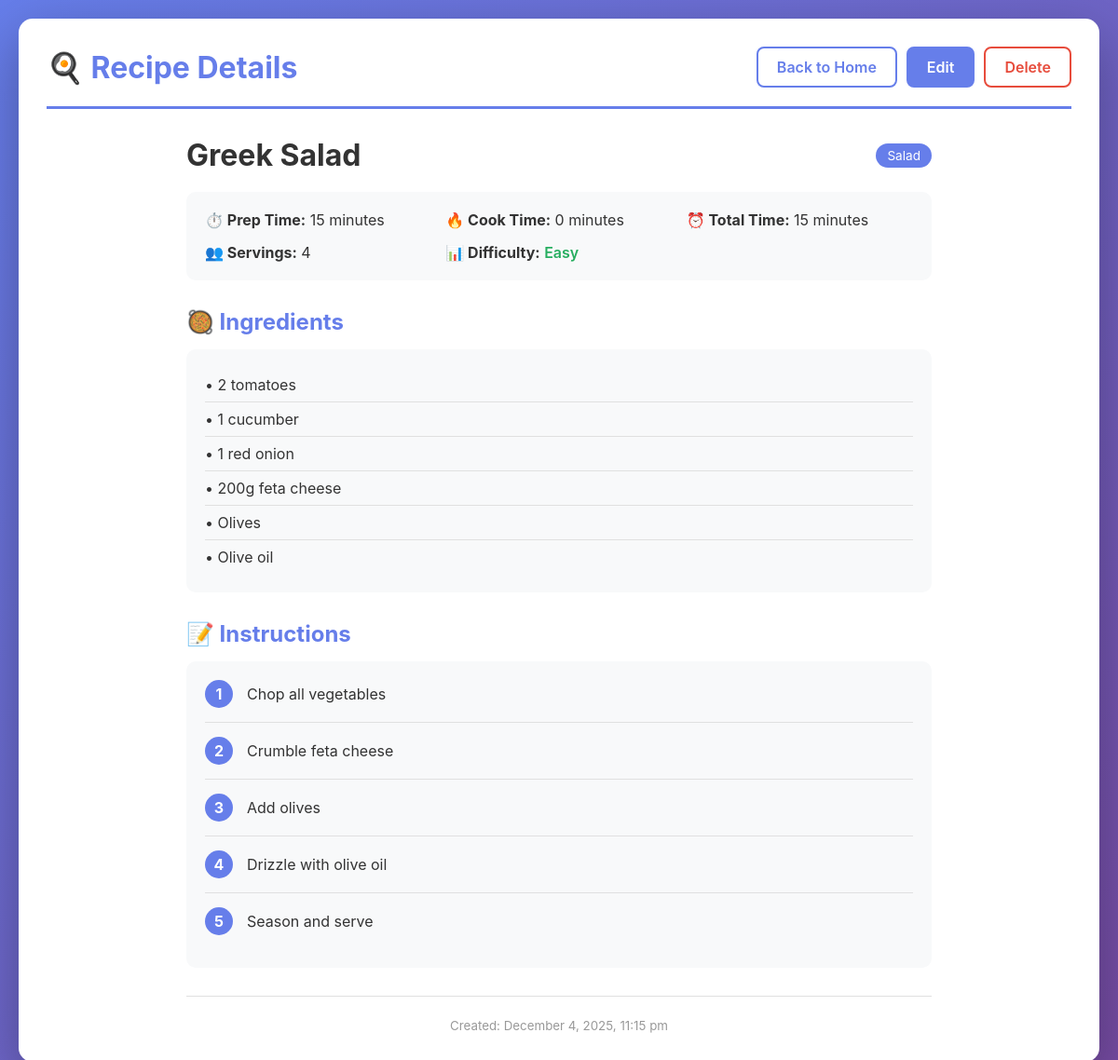
Page /view.php?id=4 on the committed database.
### tables this page shows
CREATE TABLE IF NOT EXISTS recipes (
    id INT AUTO_INCREMENT PRIMARY KEY,
    name VARCHAR(255) NOT NULL,
    category VARCHAR(100) NOT NULL,
    prep_time INT NOT NULL COMMENT 'in minutes',
    cook_time INT NOT NULL COMMENT 'in minutes',
    servings INT NOT NULL,
    difficulty ENUM('Easy', 'Medium', 'Hard') DEFAULT 'Medium',
    ingredients TEXT NOT NULL,
    instructions TEXT NOT NULL,
    image_url VARCHAR(500) DEFAULT NULL,
    created_at TIMESTAMP DEFAULT CURRENT_TIMESTAMP,
    updated_at TIMESTAMP DEFAULT CURRENT_TIMESTAMP ON UPDATE CURRENT_TIMESTAMP
);

### config.php (called while the page is built, shortened)
<?php
function h($string) {
    return htmlspecialchars($string, ENT_QUOTES, 'UTF-8');
}
?>

### view.php (the view, shortened to what this page needs)
<?php
require_once 'config.php';
$conn = getDBConnection();
$recipe_id = intval($_GET['id']);
$stmt = $conn->prepare("SELECT * FROM recipes WHERE id = ?");
$stmt->bind_param("i", $recipe_id);
$stmt->execute();
$result = $stmt->get_result();
$recipe = $result->fetch_assoc();
?>
<!DOCTYPE html>
<html lang="en">
<head>
    <link rel="stylesheet" href="style.css">
</head>
<body>
    <div class="container">
        <header>
            <h1>🍳 Recipe Details</h1>
            <nav>
                <a href="index.php" class="btn">Back to Home</a>
                <a href="edit.php?id=<?= $recipe_id ?>" class="btn btn-primary">Edit</a>
                <a href="delete.php?id=<?= $recipe_id ?>" class="btn btn-danger"
                   onclick="return confirm('Are you sure you want to delete this recipe?')">Delete</a>
            </nav>
        </header>
        <div class="recipe-detail">
            <div class="recipe-detail-header">
                <h2><?= h($recipe['name']) ?></h2>
                <span class="category-badge"><?= h($recipe['category']) ?></span>
            </div>
            <div class="recipe-meta">
                <div class="meta-item">
                    <strong>⏱️ Prep Time:</strong> <?= h($recipe['prep_time']) ?> minutes
                </div>
                <div class="meta-item">
                    <strong>🔥 Cook Time:</strong> <?= h($recipe['cook_time']) ?> minutes
                </div>
                <div class="meta-item">
                    <strong>⏰ Total Time:</strong> <?= h($recipe['prep_time'] + $recipe['cook_time']) ?> minutes
                </div>
                <div class="meta-item">
                    <strong>👥 Servings:</strong> <?= h($recipe['servings']) ?>
                </div>
                <div class="meta-item">
                    <strong>📊 Difficulty:</strong>
                    <span class="difficulty-<?= strtolower($recipe['difficulty']) ?>">
                        <?= h($recipe['difficulty']) ?>
                    </span>
                </div>
            </div>
            <div class="recipe-section">
                <h3>🥘 Ingredients</h3>
                <div class="ingredients-list">
                    <?php
                    $ingredients = explode("\n", $recipe['ingredients']);
                    foreach ($ingredients as $ingredient) {
                        $ingredient = trim($ingredient);
                        if (!empty($ingredient)) {
                            echo "<div class='ingredient-item'>• " . h($ingredient) . "</div>";
                        }
                    }
                    ?>
                </div>
            </div>
            <div class="recipe-section">
                <h3>📝 Instructions</h3>
                <div class="instructions-list">
                    <?php
                    $instructions = explode("\n", $recipe['instructions']);
                    $step = 1;
                    foreach ($instructions as $instruction) {
                        $instruction = trim($instruction);
                        if (!empty($instruction)) {
                            $instruction = preg_replace('/^\d+\.\s*/', '', $instruction);
                            echo "<div class='instruction-step'>";
                            echo "<span class='step-number'>" . $step . "</span>";
                            echo "<span class='step-text'>" . h($instruction) . "</span>";
                            echo "</div>";
                            $step++;
                        }
                    }
                    ?>
                </div>
            </div>
            <div class="recipe-footer">
                <small>Created: <?= date('F j, Y, g:i a', strtotime($recipe['created_at'])) ?></small>
            </div>
        </div>
    </div>
</body>
</html>

### style.css (style rules this page uses)
* { margin: 0; padding: 0; box-sizing: border-box; }
body { font-family: -apple-system, BlinkMacSystemFont, 'Segoe UI', Roboto, Oxygen, Ubuntu, Cantarell, sans-serif; background: linear-gradient(135deg, #667eea 0%, #764ba2 100%); min-height: 100vh; padding: 20px; color: #333; }
.container { max-width: 1200px; margin: 0 auto; background: white; border-radius: 15px; box-shadow: 0 20px 60px rgba(0,0,0,0.3); padding: 30px; }
header { display: flex; justify-content: space-between; align-items: center; margin-bottom: 30px; padding-bottom: 20px; border-bottom: 3px solid #667eea; }
header h1 { font-size: 2em; color: #667eea; }
nav { display: flex; gap: 10px; }
.btn { padding: 10px 20px; text-decoration: none; border-radius: 8px; border: 2px solid #667eea; background: white; color: #667eea; font-weight: 600; cursor: pointer; transition: all 0.3s; display: inline-block; text-align: center; }
.btn-primary { background: #667eea; color: white; }
.btn-danger { border-color: #e74c3c; color: #e74c3c; }
.category-badge { background: #667eea; color: white; padding: 5px 12px; border-radius: 20px; font-size: 0.85em; white-space: nowrap; }
.difficulty-easy { color: #27ae60; font-weight: 600; }
.recipe-detail { max-width: 800px; margin: 0 auto; }
.recipe-detail-header { display: flex; justify-content: space-between; align-items: center; margin-bottom: 20px; }
.recipe-detail-header h2 { font-size: 2em; color: #333; }
.recipe-meta { display: grid; grid-template-columns: repeat(auto-fit, minmax(200px, 1fr)); gap: 15px; background: #f8f9fa; padding: 20px; border-radius: 10px; margin-bottom: 30px; }
.meta-item { font-size: 1em; }
.recipe-section { margin-bottom: 30px; }
.recipe-section h3 { color: #667eea; margin-bottom: 15px; font-size: 1.5em; }
.ingredients-list { background: #f8f9fa; padding: 20px; border-radius: 10px; }
.ingredient-item { padding: 8px 0; border-bottom: 1px solid #e0e0e0; }
.ingredient-item:last-child { border-bottom: none; }
.instructions-list { background: #f8f9fa; padding: 20px; border-radius: 10px; }
.instruction-step { display: flex; gap: 15px; margin-bottom: 15px; padding-bottom: 15px; border-bottom: 1px solid #e0e0e0; }
.instruction-step:last-child { border-bottom: none; margin-bottom: 0; }
.step-number { background: #667eea; color: white; width: 30px; height: 30px; border-radius: 50%; display: flex; align-items: center; justify-content: center; font-weight: bold; flex-shrink: 0; }
.step-text { flex: 1; padding-top: 5px; }
.recipe-footer { text-align: center; color: #999; margin-top: 30px; padding-top: 20px; border-top: 1px solid #e0e0e0; }

### rows in the picture
recipes: name "Greek Salad", category "Salad", prep_time "15", cook_time "0", $recipe['prep_time'] + $recipe['cook_time'] "15", servings "4", difficulty "Easy", ingredients "2 tomatoes", ingredients "1 cucumber", ingredients "1 red onion", ingredients "200g feta cheese", ingredients "Olives", ingredients "Olive oil", instructions "Chop all vegetables", instructions "Crumble feta cheese", instructions "Add olives", instructions "Drizzle with olive oil", instructions "Season and serve", created_at "December 4, 2025, 11:15 pm"
